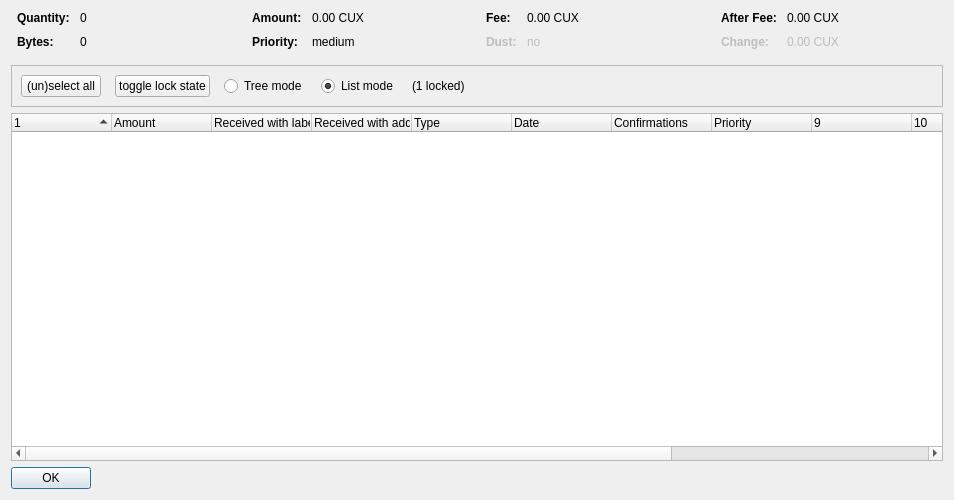
<?xml version="1.0" encoding="UTF-8"?>
<ui version="4.0">
 <class>CoinControlDialog</class>
 <widget class="QDialog" name="CoinControlDialog">
  <property name="geometry">
   <rect>
    <x>0</x>
    <y>0</y>
    <width>954</width>
    <height>500</height>
   </rect>
  </property>
  <property name="windowTitle">
   <string>Coin Selection</string>
  </property>
  <layout class="QVBoxLayout" name="verticalLayout">
   <item>
    <layout class="QHBoxLayout" name="horizontalLayoutTop" stretch="0,0,0,0">
     <property name="topMargin">
      <number>0</number>
     </property>
     <property name="bottomMargin">
      <number>10</number>
     </property>
     <item>
      <layout class="QFormLayout" name="formLayoutCoinControl1">
       <property name="horizontalSpacing">
        <number>10</number>
       </property>
       <property name="verticalSpacing">
        <number>10</number>
       </property>
       <property name="leftMargin">
        <number>6</number>
       </property>
       <property name="rightMargin">
        <number>6</number>
       </property>
       <item row="0" column="0">
        <widget class="QLabel" name="labelCoinControlQuantityText">
         <property name="font">
          <font>
           <weight>75</weight>
           <bold>true</bold>
          </font>
         </property>
         <property name="text">
          <string>Quantity:</string>
         </property>
        </widget>
       </item>
       <item row="0" column="1">
        <widget class="QLabel" name="labelCoinControlQuantity">
         <property name="cursor">
          <cursorShape>IBeamCursor</cursorShape>
         </property>
         <property name="contextMenuPolicy">
          <enum>Qt::ActionsContextMenu</enum>
         </property>
         <property name="text">
          <string notr="true">0</string>
         </property>
         <property name="textInteractionFlags">
          <set>Qt::LinksAccessibleByMouse|Qt::TextSelectableByKeyboard|Qt::TextSelectableByMouse</set>
         </property>
        </widget>
       </item>
       <item row="1" column="0">
        <widget class="QLabel" name="labelCoinControlBytesText">
         <property name="font">
          <font>
           <weight>75</weight>
           <bold>true</bold>
          </font>
         </property>
         <property name="text">
          <string>Bytes:</string>
         </property>
        </widget>
       </item>
       <item row="1" column="1">
        <widget class="QLabel" name="labelCoinControlBytes">
         <property name="cursor">
          <cursorShape>IBeamCursor</cursorShape>
         </property>
         <property name="contextMenuPolicy">
          <enum>Qt::ActionsContextMenu</enum>
         </property>
         <property name="text">
          <string notr="true">0</string>
         </property>
         <property name="textInteractionFlags">
          <set>Qt::LinksAccessibleByMouse|Qt::TextSelectableByKeyboard|Qt::TextSelectableByMouse</set>
         </property>
        </widget>
       </item>
      </layout>
     </item>
     <item>
      <layout class="QFormLayout" name="formLayoutCoinControl2">
       <property name="horizontalSpacing">
        <number>10</number>
       </property>
       <property name="verticalSpacing">
        <number>10</number>
       </property>
       <property name="leftMargin">
        <number>6</number>
       </property>
       <property name="rightMargin">
        <number>6</number>
       </property>
       <item row="0" column="0">
        <widget class="QLabel" name="labelCoinControlAmountText">
         <property name="font">
          <font>
           <weight>75</weight>
           <bold>true</bold>
          </font>
         </property>
         <property name="text">
          <string>Amount:</string>
         </property>
        </widget>
       </item>
       <item row="0" column="1">
        <widget class="QLabel" name="labelCoinControlAmount">
         <property name="cursor">
          <cursorShape>IBeamCursor</cursorShape>
         </property>
         <property name="contextMenuPolicy">
          <enum>Qt::ActionsContextMenu</enum>
         </property>
         <property name="text">
          <string notr="true">0.00 CUX</string>
         </property>
         <property name="textInteractionFlags">
          <set>Qt::LinksAccessibleByMouse|Qt::TextSelectableByKeyboard|Qt::TextSelectableByMouse</set>
         </property>
        </widget>
       </item>
       <item row="1" column="0">
        <widget class="QLabel" name="labelCoinControlPriorityText">
         <property name="font">
          <font>
           <weight>75</weight>
           <bold>true</bold>
          </font>
         </property>
         <property name="text">
          <string>Priority:</string>
         </property>
        </widget>
       </item>
       <item row="1" column="1">
        <widget class="QLabel" name="labelCoinControlPriority">
         <property name="cursor">
          <cursorShape>IBeamCursor</cursorShape>
         </property>
         <property name="contextMenuPolicy">
          <enum>Qt::ActionsContextMenu</enum>
         </property>
         <property name="text">
          <string>medium</string>
         </property>
         <property name="textInteractionFlags">
          <set>Qt::LinksAccessibleByMouse|Qt::TextSelectableByKeyboard|Qt::TextSelectableByMouse</set>
         </property>
        </widget>
       </item>
      </layout>
     </item>
     <item>
      <layout class="QFormLayout" name="formLayoutCoinControl3">
       <property name="horizontalSpacing">
        <number>10</number>
       </property>
       <property name="verticalSpacing">
        <number>10</number>
       </property>
       <property name="leftMargin">
        <number>6</number>
       </property>
       <property name="rightMargin">
        <number>6</number>
       </property>
       <item row="0" column="0">
        <widget class="QLabel" name="labelCoinControlFeeText">
         <property name="font">
          <font>
           <weight>75</weight>
           <bold>true</bold>
          </font>
         </property>
         <property name="text">
          <string>Fee:</string>
         </property>
        </widget>
       </item>
       <item row="0" column="1">
        <widget class="QLabel" name="labelCoinControlFee">
         <property name="cursor">
          <cursorShape>IBeamCursor</cursorShape>
         </property>
         <property name="contextMenuPolicy">
          <enum>Qt::ActionsContextMenu</enum>
         </property>
         <property name="text">
          <string notr="true">0.00 CUX</string>
         </property>
         <property name="textInteractionFlags">
          <set>Qt::LinksAccessibleByMouse|Qt::TextSelectableByKeyboard|Qt::TextSelectableByMouse</set>
         </property>
        </widget>
       </item>
       <item row="1" column="0">
        <widget class="QLabel" name="labelCoinControlLowOutputText">
         <property name="enabled">
          <bool>false</bool>
         </property>
         <property name="font">
          <font>
           <weight>75</weight>
           <bold>true</bold>
          </font>
         </property>
         <property name="text">
          <string>Dust:</string>
         </property>
        </widget>
       </item>
       <item row="1" column="1">
        <widget class="QLabel" name="labelCoinControlLowOutput">
         <property name="enabled">
          <bool>false</bool>
         </property>
         <property name="cursor">
          <cursorShape>IBeamCursor</cursorShape>
         </property>
         <property name="contextMenuPolicy">
          <enum>Qt::ActionsContextMenu</enum>
         </property>
         <property name="text">
          <string>no</string>
         </property>
         <property name="textInteractionFlags">
          <set>Qt::LinksAccessibleByMouse|Qt::TextSelectableByKeyboard|Qt::TextSelectableByMouse</set>
         </property>
        </widget>
       </item>
      </layout>
     </item>
     <item>
      <layout class="QFormLayout" name="formLayoutCoinControl4">
       <property name="horizontalSpacing">
        <number>10</number>
       </property>
       <property name="verticalSpacing">
        <number>10</number>
       </property>
       <property name="leftMargin">
        <number>6</number>
       </property>
       <property name="rightMargin">
        <number>6</number>
       </property>
       <item row="0" column="0">
        <widget class="QLabel" name="labelCoinControlAfterFeeText">
         <property name="font">
          <font>
           <weight>75</weight>
           <bold>true</bold>
          </font>
         </property>
         <property name="text">
          <string>After Fee:</string>
         </property>
        </widget>
       </item>
       <item row="0" column="1">
        <widget class="QLabel" name="labelCoinControlAfterFee">
         <property name="cursor">
          <cursorShape>IBeamCursor</cursorShape>
         </property>
         <property name="contextMenuPolicy">
          <enum>Qt::ActionsContextMenu</enum>
         </property>
         <property name="text">
          <string notr="true">0.00 CUX</string>
         </property>
         <property name="textInteractionFlags">
          <set>Qt::LinksAccessibleByMouse|Qt::TextSelectableByKeyboard|Qt::TextSelectableByMouse</set>
         </property>
        </widget>
       </item>
       <item row="1" column="0">
        <widget class="QLabel" name="labelCoinControlChangeText">
         <property name="enabled">
          <bool>false</bool>
         </property>
         <property name="font">
          <font>
           <weight>75</weight>
           <bold>true</bold>
          </font>
         </property>
         <property name="text">
          <string>Change:</string>
         </property>
        </widget>
       </item>
       <item row="1" column="1">
        <widget class="QLabel" name="labelCoinControlChange">
         <property name="enabled">
          <bool>false</bool>
         </property>
         <property name="cursor">
          <cursorShape>IBeamCursor</cursorShape>
         </property>
         <property name="contextMenuPolicy">
          <enum>Qt::ActionsContextMenu</enum>
         </property>
         <property name="text">
          <string notr="true">0.00 CUX</string>
         </property>
         <property name="textInteractionFlags">
          <set>Qt::LinksAccessibleByMouse|Qt::TextSelectableByKeyboard|Qt::TextSelectableByMouse</set>
         </property>
        </widget>
       </item>
      </layout>
     </item>
    </layout>
   </item>
   <item>
    <widget class="QFrame" name="frame">
     <property name="minimumSize">
      <size>
       <width>0</width>
       <height>40</height>
      </size>
     </property>
     <property name="frameShape">
      <enum>QFrame::StyledPanel</enum>
     </property>
     <property name="frameShadow">
      <enum>QFrame::Sunken</enum>
     </property>
     <layout class="QHBoxLayout" name="horizontalLayout">
      <item>
       <layout class="QHBoxLayout" name="horizontalLayoutPanel" stretch="0,0,0,0,0,0">
        <property name="spacing">
         <number>14</number>
        </property>
        <item>
         <widget class="QPushButton" name="pushButtonSelectAll">
          <property name="sizePolicy">
           <sizepolicy hsizetype="Maximum" vsizetype="Fixed">
            <horstretch>0</horstretch>
            <verstretch>0</verstretch>
           </sizepolicy>
          </property>
          <property name="text">
           <string>(un)select all</string>
          </property>
          <property name="autoDefault">
           <bool>false</bool>
          </property>
         </widget>
        </item>
        <item>
         <widget class="QPushButton" name="pushButtonToggleLock">
          <property name="sizePolicy">
           <sizepolicy hsizetype="Maximum" vsizetype="Fixed">
            <horstretch>0</horstretch>
            <verstretch>0</verstretch>
           </sizepolicy>
          </property>
          <property name="text">
           <string>toggle lock state</string>
          </property>
          <property name="autoDefault">
           <bool>false</bool>
          </property>
         </widget>
        </item>
        <item>
         <widget class="QRadioButton" name="radioTreeMode">
          <property name="sizePolicy">
           <sizepolicy hsizetype="Maximum" vsizetype="Fixed">
            <horstretch>0</horstretch>
            <verstretch>0</verstretch>
           </sizepolicy>
          </property>
          <property name="text">
           <string>Tree mode</string>
          </property>
         </widget>
        </item>
        <item>
         <widget class="QRadioButton" name="radioListMode">
          <property name="sizePolicy">
           <sizepolicy hsizetype="Maximum" vsizetype="Fixed">
            <horstretch>0</horstretch>
            <verstretch>0</verstretch>
           </sizepolicy>
          </property>
          <property name="text">
           <string>List mode</string>
          </property>
          <property name="checked">
           <bool>true</bool>
          </property>
         </widget>
        </item>
        <item>
         <widget class="QLabel" name="labelLocked">
          <property name="text">
           <string>(1 locked)</string>
          </property>
         </widget>
        </item>
        <item>
         <spacer name="horizontalSpacer">
          <property name="orientation">
           <enum>Qt::Horizontal</enum>
          </property>
          <property name="sizeHint" stdset="0">
           <size>
            <width>40</width>
            <height>20</height>
           </size>
          </property>
         </spacer>
        </item>
       </layout>
      </item>
     </layout>
    </widget>
   </item>
   <item>
    <widget class="CoinControlTreeWidget" name="treeWidget">
     <property name="contextMenuPolicy">
      <enum>Qt::CustomContextMenu</enum>
     </property>
     <property name="sortingEnabled">
      <bool>false</bool>
     </property>
     <property name="columnCount">
      <number>13</number>
     </property>
     <attribute name="headerShowSortIndicator" stdset="0">
      <bool>true</bool>
     </attribute>
     <attribute name="headerStretchLastSection">
      <bool>false</bool>
     </attribute>
     <column>
      <property name="text">
       <string/>
      </property>
     </column>
     <column>
      <property name="text">
       <string>Amount</string>
      </property>
     </column>
     <column>
      <property name="text">
       <string>Received with label</string>
      </property>
     </column>
     <column>
      <property name="text">
       <string>Received with address</string>
      </property>
     </column>
     <column>
      <property name="text">
       <string>Type</string>
      </property>
     </column>
     <column>
      <property name="text">
       <string>Date</string>
      </property>
     </column>
     <column>
      <property name="text">
       <string>Confirmations</string>
      </property>
      <property name="toolTip">
       <string>Confirmed</string>
      </property>
     </column>
     <column>
      <property name="text">
       <string>Priority</string>
      </property>
     </column>
     <column>
      <property name="text">
       <string/>
      </property>
     </column>
     <column>
      <property name="text">
       <string/>
      </property>
     </column>
     <column>
      <property name="text">
       <string/>
      </property>
     </column>
     <column>
      <property name="text">
       <string/>
      </property>
     </column>
     <column>
      <property name="text">
       <string/>
      </property>
     </column>
    </widget>
   </item>
   <item>
    <widget class="QDialogButtonBox" name="buttonBox">
     <property name="sizePolicy">
      <sizepolicy hsizetype="Maximum" vsizetype="Fixed">
       <horstretch>0</horstretch>
       <verstretch>0</verstretch>
      </sizepolicy>
     </property>
     <property name="orientation">
      <enum>Qt::Horizontal</enum>
     </property>
     <property name="standardButtons">
      <set>QDialogButtonBox::Ok</set>
     </property>
    </widget>
   </item>
  </layout>
 </widget>
 <customwidgets>
  <customwidget>
   <class>CoinControlTreeWidget</class>
   <extends>QTreeWidget</extends>
   <header>coincontroltreewidget.h</header>
  </customwidget>
 </customwidgets>
 <resources/>
 <connections/>
</ui>
